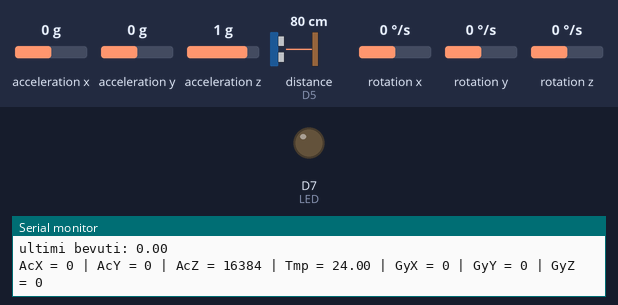
The sketch below on a simulated ESP8266 (NodeMCU). Shown: output pins drawn as LEDs (lit = HIGH), the last lines printed to the serial monitor. Wiring (inferred from the names in the program): ultrasonic range finder: trigger D2; echo D5; MPU-6050 motion sensor at I2C address 0x68. Dashed ring = blinking. Inputs (shaded band) come from the test bench; at power-on: distance to the obstacle (sensor on D5) 80 cm, acceleration x 0 g, acceleration y 0 g, acceleration z 1 g, rotation x 0 °/s, rotation y 0 °/s, rotation z 0 °/s. The echo pulse lasts 58.3 µs per cm; WiFi joins after 1.5 s; servers stay silent unless stated; the local clock reads 2024-03-15 10:24:30 at power-on unless the sketch sets it; pins used as bus, display or sensor lines are not drawn.

Above: at 3.0 s.
3.1 s: distance to the obstacle (sensor on D5) set to 14 cm
6.6 s: distance to the obstacle (sensor on D5) set to 11 cm
At 7.7 s:
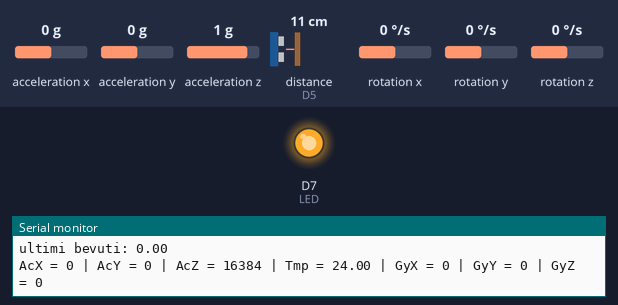
10.8 s: distance to the obstacle (sensor on D5) set to 18 cm
At 11.76 s:
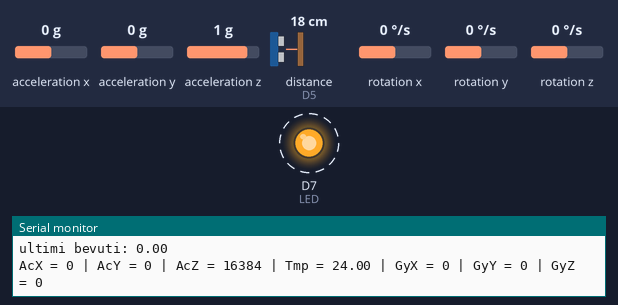
14.3 s: distance to the obstacle (sensor on D5) set to 2 cm
At 16.0 s:
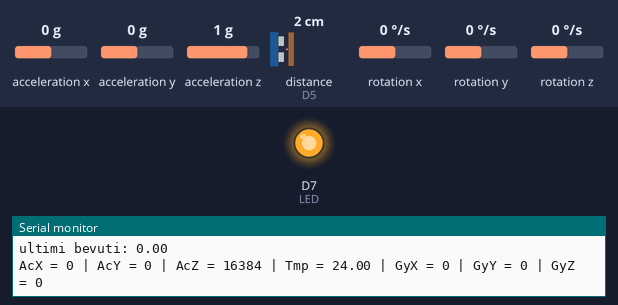
Timing chart, 0 to 17.0 s (numbered marks = the images above; inputs shaded):
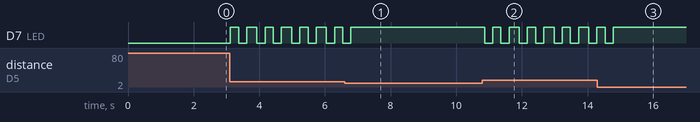

The sketch:

v_0.1.ino
```cpp
// (licence header left out)
/* Comment this out to disable prints and save space */
#define BLYNK_PRINT Serial


//#include <WiFi.h>
//#include <WiFiClient.h>
#include <ESP8266WiFi.h>
#include <BlynkSimpleEsp8266.h>
#include <SimpleTimer.h>
#include <SPI.h>
//#include <Ethernet.h>
//#include <BlynkSimpleEthernet.h>
#include <TimeLib.h>
#include <WidgetRTC.h>
//Gyro
#include<Wire.h>
const int MPU_addr=0x68; // I2C address of the MPU-6050
int16_t AcX,AcY,AcZ,Tmp,GyX,GyY,GyZ;

// You should get Auth Token in the Blynk App.
// Go to the Project Settings (nut icon).
char auth[] = "9b15e24a7d5e406ca7270cc23b35e91f";

// Your WiFi credentials.
// Set password to "" for open networks.
char ssid[] = "CASATINA"; // CASATINA - wifi-gratis - LAZIO_INNOVA_GUEST
char pass[] = "Minchiachefamiglia!3";//Minchiachefamiglia!3 - culocane97 - Li-Psw-16
SimpleTimer timer;
const int trigPin = 4;
const int echoPin = 14;
const float AreaBott = 38.465;
const float volBott = 692.37;
const int mlBott = 750;
long duration;
float volNow, mlNow, bevuti_live, bevutiOggi;
int distanceCm, distanceInch, peso, acquaDaBere,Temp, noti;
float lastData, lastMl, lastDrinkedMl;
String onOff;
float scarto = 0;
bool riempito,dritta;

int LED = D7;


//BlynkTimer timer;
WidgetRTC rtc;

// This function sends Arduino's up time every second to Virtual Pin (5).
// In the app, Widget's reading frequency should be set to PUSH. This means
// that you define how often to send data to Blynk App.
BLYNK_CONNECTED(){
  bevutiOggi = 0;
  lastData = 0;
  lastMl = mlNow;
  scarto = 0;
  Blynk.setProperty(V5, "min", 0);//Set the gauge min value
  rtc.begin();
  Blynk.virtualWrite(V5, bevutiOggi);
}

BLYNK_WRITE(V4)   //Numeric Input Widget
{
  peso = param.asInt();
  acquaDaBere = (peso * 0.03) * 1000;
  Blynk.setProperty(V5, "max", acquaDaBere);//Set the gauge max value
  Blynk.virtualWrite(V7, acquaDaBere);
}
void led(){


  if(noti == 0 && distanceCm >= 12){
     noti = 1;
    Blynk.notify("L'acqua sta per terminare");
  }


  if(distanceCm >= 12){
  digitalWrite(LED, LOW); // LED off
  delay(250); // Wait 3 seconds
  digitalWrite(LED, HIGH); // LED on
  delay(250); // Wait 1 second
  }else{
    noti = 0;
  }


}

void checkStationary(){
  Wire.beginTransmission(MPU_addr);
  Wire.write(0x3B);  // starting with register 0x3B (ACCEL_XOUT_H)
  Wire.endTransmission(false);
  Wire.requestFrom(MPU_addr,14,true);  // request a total of 14 registers
  AcX=Wire.read()<<8|Wire.read();  // 0x3B (ACCEL_XOUT_H) & 0x3C (ACCEL_XOUT_L)
  AcY=Wire.read()<<8|Wire.read();  // 0x3D (ACCEL_YOUT_H) & 0x3E (ACCEL_YOUT_L)
  AcZ=Wire.read()<<8|Wire.read();  // 0x3F (ACCEL_ZOUT_H) & 0x40 (ACCEL_ZOUT_L)
  Tmp=Wire.read()<<8|Wire.read();  // 0x41 (TEMP_OUT_H) & 0x42 (TEMP_OUT_L)
  GyX=Wire.read()<<8|Wire.read();  // 0x43 (GYRO_XOUT_H) & 0x44 (GYRO_XOUT_L)
  GyY=Wire.read()<<8|Wire.read();  // 0x45 (GYRO_YOUT_H) & 0x46 (GYRO_YOUT_L)
  GyZ=Wire.read()<<8|Wire.read();  // 0x47 (GYRO_ZOUT_H) & 0x48 (GYRO_ZOUT_L)
  dritta=false;
  if(AcX>=900 && AcX<=1350 && AcY>=600 && AcY<=1000 && AcZ>=18400 && AcZ<=18700 ){
    Serial.println("la bott. è dritta");
    dritta = !dritta;
  }
  Temp = ((Tmp/340.00) + 36.53)-15;
  Blynk.virtualWrite(V6, Temp);
  Serial.print("AcX = "); Serial.print(AcX);
  Serial.print(" | AcY = "); Serial.print(AcY);
  Serial.print(" | AcZ = "); Serial.print(AcZ);
  Serial.print(" | Tmp = "); Serial.print(Tmp/340.00+36.53);  //equation for temperature in degrees C from datasheet
  Serial.print(" | GyX = "); Serial.print(GyX);
  Serial.print(" | GyY = "); Serial.print(GyY);
  Serial.print(" | GyZ = "); Serial.println(GyZ);
}

void checkDrinkedWater()
{

  // You can send any value at any time.
  // Please don't send more that 10 values per second.
  digitalWrite(trigPin, LOW);
  delayMicroseconds(2);
  digitalWrite(trigPin, HIGH);
  delayMicroseconds(10);
  digitalWrite(trigPin, LOW);
  duration = pulseIn(echoPin, HIGH);

  distanceCm= duration*0.034/2;
  volNow = AreaBott * distanceCm;
  bevuti_live= (volNow * mlBott)/ volBott;
  mlNow= mlBott - bevuti_live;
  Serial.println(distanceCm);
  int pos = onOff.indexOf("on");
  //Serial.println(pos);
  Serial.print("b_live: ");
  Serial.println(bevuti_live);
  Serial.print("ultimi bevuti: ");
  Serial.println(lastDrinkedMl);

  /*if(mlNow > lastMl && mlNow > 0){
    scarto = mlNow - lastMl;
    Serial.print("scarto: ");
    Serial.println(scarto);
  }*/
  riempito = false;
  if(lastDrinkedMl != bevuti_live /*&& pos != -1*/ && distanceCm <= 19 && distanceCm >=7 && dritta){
    Serial.println("entrato");
   /* Serial.println(riempito);
      if (lastData <= 749){
      bevutiOggi = lastData + (bevuti_live - lastData);
      lastData = bevutiOggi;
      lastMl = mlNow;
      onOff = "off";
      }else{*/
      if(mlNow > lastMl){
        riempito = true;
        //scarto = mlNow - lastMl;
        lastMl = mlNow;
        lastDrinkedMl = 0;
      }
     // Serial.println(riempito);
      if(!riempito){
        bevutiOggi = lastData + (bevuti_live - lastDrinkedMl); //(bevuti_live - scarto);
        lastData = bevutiOggi;
        lastDrinkedMl = bevuti_live;
        lastMl = mlNow;
        scarto = 0;
        Blynk.virtualWrite(V5, bevutiOggi);
      }
      onOff = "off";
    }


}

// Digital clock display of the time
void clockDisplay()
{
  // You can call hour(), minute(), ... at any time
  // Please see Time library examples for details

  String currentTime = String(hour()) + ":" + minute() + ":" + second();
  String currentDate = String(day()) + " " + month() + " " + year();
 /* Serial.print("Current time: ");
  Serial.print(currentTime);
  Serial.print(" ");
  Serial.print(currentDate);
  Serial.println();*/
}

void setup()
{
  pinMode(LED, OUTPUT); // Make LED pin D7 an output pin
  //Gyro
  Wire.begin(D1, D3);
  Wire.beginTransmission(MPU_addr);
  Wire.write(0x6B);  // PWR_MGMT_1 register
  Wire.write(0);     // set to zero (wakes up the MPU-6050)
  Wire.endTransmission(true);

  pinMode(trigPin, OUTPUT);
  pinMode(echoPin, INPUT);
  // Debug console
  Serial.begin(9600);

  Blynk.begin(auth, ssid, pass);
  // You can also specify server:
  //Blynk.begin(auth, ssid, pass, "blynk-cloud.com", 80);
  //Blynk.begin(auth, ssid, pass, IPAddress(192,168,1,100), 8080);

  // Setup a function to be called every second
  timer.setInterval(1000L, checkDrinkedWater);
  setSyncInterval(10 * 60); // Sync interval in seconds (10 minutes)
  timer.setInterval(1000L, checkStationary);
  timer.setInterval(500L, led);
  // Display digital clock every 10 seconds
  timer.setInterval(10000L, clockDisplay);
}

void loop(){
  Blynk.run();
  timer.run(); // Initiates BlynkTimer
  while(Serial.available()) {
  onOff= Serial.readString();// read the incoming data as string
}

}
```

Measured:
- the behaviour switches between 13 and 12 cm on distance to the obstacle (sensor on D5) (found by bisection; images 0 and 1)
- after the input at 6.6 s, D7 (LED): goes on until 6.8 s, then stays HIGH
- after the input at 10.8 s, D7 (LED): alternates HIGH for 0.28 s and LOW for 0.25 s, starting after 0.06 s
- after the input at 14.3 s, D7 (LED): goes on until 14.8 s, then stays HIGH
- by itself, D7 (LED): alternates HIGH for 0.25 s and LOW for 0.25 s
